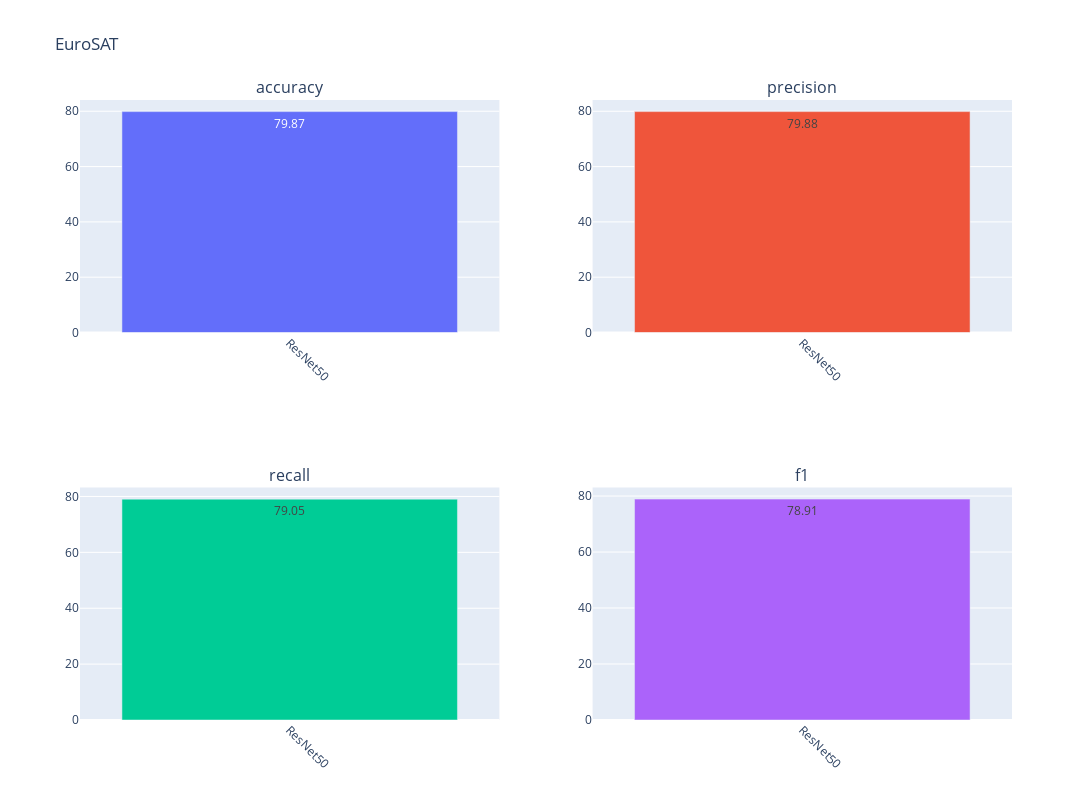

Notebook code cell kept with this figure:
### Code cell
#test_predictions = np.argmax(test_predictions, axis = 1)

results = Metrics(title = "EuroSAT")
results.run(test_classes, test_predictions, method_name = "ResNet50")
results.plot()

### Figure 1 — Plotly figure (JSON) as saved in the notebook; plotly's stock layout.template omitted (floating-point values rounded to 4 significant figures)
{"data": [{"name": "accuracy", "text": ["79.87"], "textposition": "auto", "type": "bar", "x": ["ResNet50"], "xaxis": "x", "y": [79.87], "yaxis": "y"}, {"name": "precision", "text": ["79.88"], "textposition": "auto", "type": "bar", "x": ["ResNet50"], "xaxis": "x2", "y": [79.88], "yaxis": "y2"}, {"name": "recall", "text": ["79.05"], "textposition": "auto", "type": "bar", "x": ["ResNet50"], "xaxis": "x3", "y": [79.05], "yaxis": "y3"}, {"name": "f1", "text": ["78.91"], "textposition": "auto", "type": "bar", "x": ["ResNet50"], "xaxis": "x4", "y": [78.91], "yaxis": "y4"}], "layout": {"annotations": [{"font": {"size": 16}, "showarrow": false, "text": "accuracy", "x": 0.225, "xanchor": "center", "xref": "paper", "y": 1, "yanchor": "bottom", "yref": "paper"}, {"font": {"size": 16}, "showarrow": false, "text": "precision", "x": 0.775, "xanchor": "center", "xref": "paper", "y": 1, "yanchor": "bottom", "yref": "paper"}, {"font": {"size": 16}, "showarrow": false, "text": "recall", "x": 0.225, "xanchor": "center", "xref": "paper", "y": 0.375, "yanchor": "bottom", "yref": "paper"}, {"font": {"size": 16}, "showarrow": false, "text": "f1", "x": 0.775, "xanchor": "center", "xref": "paper", "y": 0.375, "yanchor": "bottom", "yref": "paper"}], "height": 800, "showlegend": false, "title": {"text": "EuroSAT"}, "width": 1200, "xaxis": {"anchor": "y", "domain": [0, 0.45], "tickangle": 45}, "xaxis2": {"anchor": "y2", "domain": [0.55, 1], "tickangle": 45}, "xaxis3": {"anchor": "y3", "domain": [0, 0.45], "tickangle": 45}, "xaxis4": {"anchor": "y4", "domain": [0.55, 1], "tickangle": 45}, "yaxis": {"anchor": "x", "domain": [0.625, 1]}, "yaxis2": {"anchor": "x2", "domain": [0.625, 1]}, "yaxis3": {"anchor": "x3", "domain": [0, 0.375]}, "yaxis4": {"anchor": "x4", "domain": [0, 0.375]}}}
